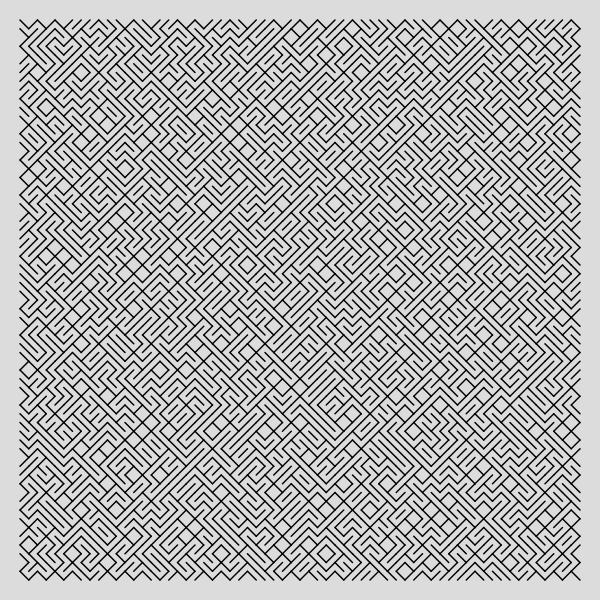
Frame 1 (no input)
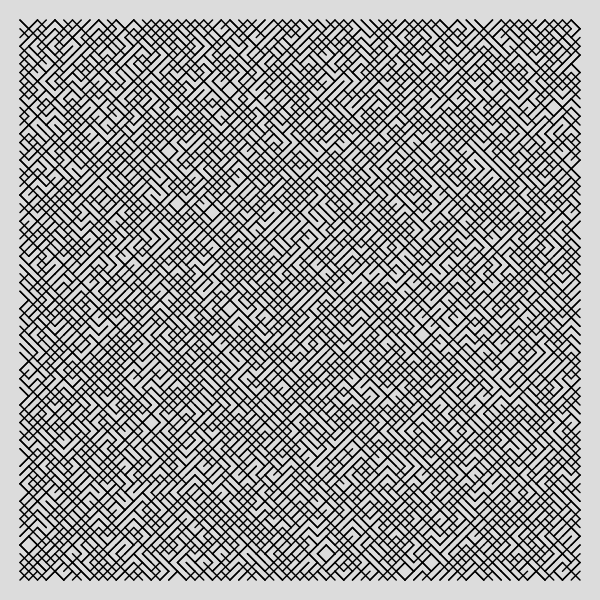
Frame 2 (the mouse pressed at the canvas centre, redrawn once)

The p5.js sketch that drew these frames (run headless with seeded random() and noise() and a simulated clock; the mouse was pressed at the canvas centre and the sketch redrawn once):

// p5.js sketch
// ── sketch.js
let shape = 1; // 0 for horizontal and vertical lines - 1 for diagonal lines
let maxDepth = 6;

function setup() {
  createCanvas(600, 600);
  background(220);
  strokeWeight(1.5);
}

function draw() {
  if (shape == 0) {
    recursiveDraw(20, 20, width-40, height-40, maxDepth);
  }
  else {
    recursiveDrawDiag(20, 20, width-40, height-40, maxDepth);
  }
  noLoop();
}

function recursiveDraw(x, y, w, h, depth) {
  if (depth == 0) {
    if (random() > 0.5) {
      line(x+w/2, y, x+w/2, y+h);
    }
    else {
      line(x, y+h/2, x+w, y+h/2);
    }
  }

  else {
    recursiveDraw(x, y, w/2, h/2, depth-1);
    recursiveDraw(x+w/2, y, w/2, h/2, depth-1);
    recursiveDraw(x, y+h/2, w/2, h/2, depth-1);
    recursiveDraw(x+w/2, y+h/2, w/2, h/2, depth-1);
  }
}

function recursiveDrawDiag(x, y, w, h, depth) {
  if (depth == 0) {
    if (random() > 0.5) {
      line(x, y, x+w, y+h);
    }
    else {
      line(x+w, y, x, y+h);
    }
  }

  else {
    recursiveDrawDiag(x, y, w/2, h/2, depth-1);
    recursiveDrawDiag(x+w/2, y, w/2, h/2, depth-1);
    recursiveDrawDiag(x, y+h/2, w/2, h/2, depth-1);
    recursiveDrawDiag(x+w/2, y+h/2, w/2, h/2, depth-1);
  }
}
